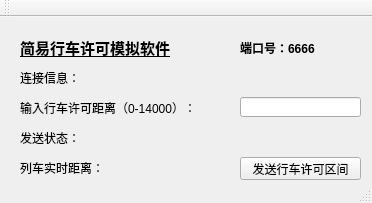
<?xml version="1.0" encoding="UTF-8"?>
<ui version="4.0">
 <class>MainWindow</class>
 <widget class="QMainWindow" name="MainWindow">
  <property name="geometry">
   <rect>
    <x>0</x>
    <y>0</y>
    <width>372</width>
    <height>203</height>
   </rect>
  </property>
  <property name="windowTitle">
   <string>MainWindow</string>
  </property>
  <widget class="QWidget" name="centralWidget">
   <widget class="QPushButton" name="Btn_send">
    <property name="geometry">
     <rect>
      <x>240</x>
      <y>140</y>
      <width>121</width>
      <height>23</height>
     </rect>
    </property>
    <property name="text">
     <string>发送行车许可区间</string>
    </property>
   </widget>
   <widget class="QLabel" name="label_txtShow">
    <property name="geometry">
     <rect>
      <x>240</x>
      <y>50</y>
      <width>121</width>
      <height>21</height>
     </rect>
    </property>
    <property name="text">
     <string/>
    </property>
   </widget>
   <widget class="QLineEdit" name="lineEdit">
    <property name="geometry">
     <rect>
      <x>240</x>
      <y>80</y>
      <width>121</width>
      <height>20</height>
     </rect>
    </property>
   </widget>
   <widget class="QLabel" name="label_sendStatus_2">
    <property name="geometry">
     <rect>
      <x>20</x>
      <y>80</y>
      <width>171</width>
      <height>21</height>
     </rect>
    </property>
    <property name="text">
     <string>输入行车许可距离（0-14000）：</string>
    </property>
   </widget>
   <widget class="QLabel" name="label_sendStatus_3">
    <property name="geometry">
     <rect>
      <x>20</x>
      <y>110</y>
      <width>151</width>
      <height>21</height>
     </rect>
    </property>
    <property name="text">
     <string>发送状态：</string>
    </property>
   </widget>
   <widget class="QLabel" name="label_sendStatus_4">
    <property name="geometry">
     <rect>
      <x>20</x>
      <y>50</y>
      <width>101</width>
      <height>21</height>
     </rect>
    </property>
    <property name="text">
     <string>连接信息：</string>
    </property>
   </widget>
   <widget class="QLabel" name="label_sendStatus_5">
    <property name="geometry">
     <rect>
      <x>20</x>
      <y>20</y>
      <width>181</width>
      <height>21</height>
     </rect>
    </property>
    <property name="font">
     <font>
      <family>仿宋</family>
      <pointsize>11</pointsize>
      <weight>75</weight>
      <italic>false</italic>
      <bold>true</bold>
      <underline>true</underline>
      <strikeout>false</strikeout>
     </font>
    </property>
    <property name="text">
     <string>简易行车许可模拟软件</string>
    </property>
   </widget>
   <widget class="QLabel" name="label_sendStatus_6">
    <property name="geometry">
     <rect>
      <x>240</x>
      <y>20</y>
      <width>101</width>
      <height>21</height>
     </rect>
    </property>
    <property name="font">
     <font>
      <weight>75</weight>
      <bold>true</bold>
     </font>
    </property>
    <property name="text">
     <string>端口号：6666</string>
    </property>
   </widget>
   <widget class="QLabel" name="label_txtShow_2">
    <property name="geometry">
     <rect>
      <x>240</x>
      <y>110</y>
      <width>121</width>
      <height>21</height>
     </rect>
    </property>
    <property name="text">
     <string/>
    </property>
   </widget>
   <widget class="QLabel" name="label_sendStatus_7">
    <property name="geometry">
     <rect>
      <x>20</x>
      <y>140</y>
      <width>81</width>
      <height>21</height>
     </rect>
    </property>
    <property name="text">
     <string>列车实时距离：</string>
    </property>
   </widget>
   <widget class="QLabel" name="label_txtShow_3">
    <property name="geometry">
     <rect>
      <x>120</x>
      <y>140</y>
      <width>101</width>
      <height>21</height>
     </rect>
    </property>
    <property name="text">
     <string/>
    </property>
   </widget>
  </widget>
  <widget class="QToolBar" name="mainToolBar">
   <attribute name="toolBarArea">
    <enum>TopToolBarArea</enum>
   </attribute>
   <attribute name="toolBarBreak">
    <bool>false</bool>
   </attribute>
  </widget>
  <widget class="QStatusBar" name="statusBar"/>
 </widget>
 <layoutdefault spacing="6" margin="11"/>
 <resources/>
 <connections/>
</ui>
